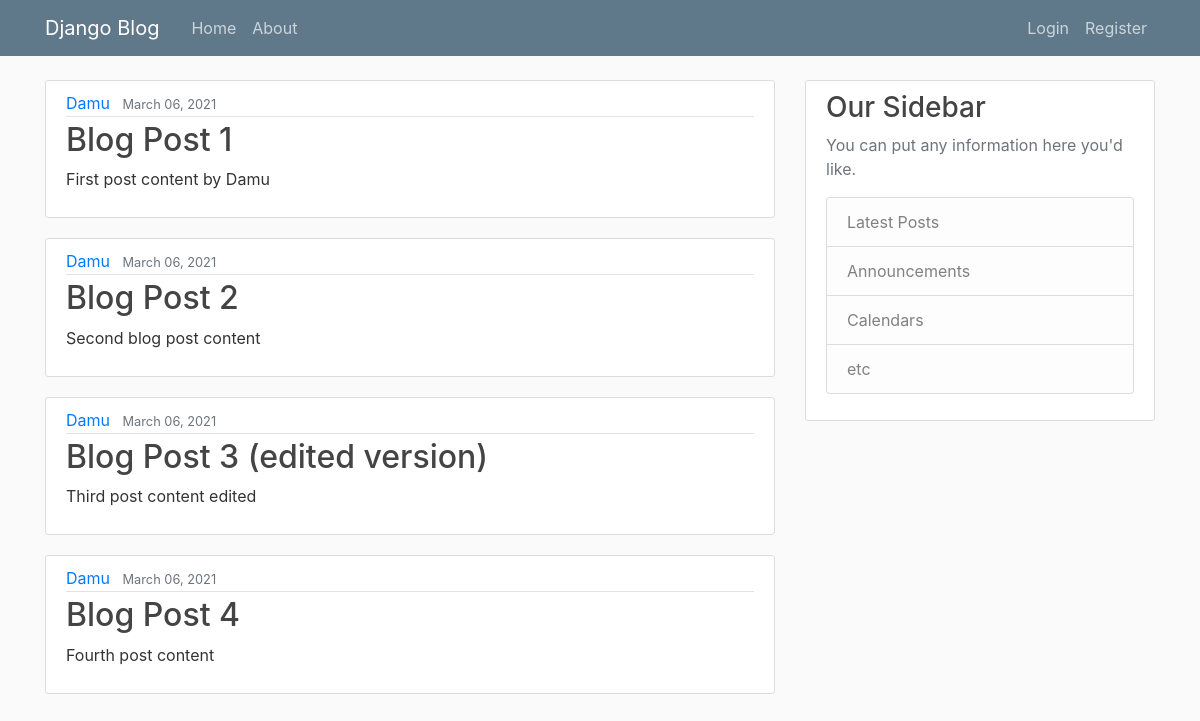
The page / on the database its author committed.
### blog_app/models.py (models this page shows, shortened)
class Post(models.Model):
    author = models.ForeignKey(User , on_delete=models.CASCADE)
    content = models.TextField()
    title = models.CharField(max_length=100)
    date_posted = models.DateTimeField(default=timezone.now)

### blog_app/views.py (the view)
# urls.py: path('', views.home,name='home'),
def home(request):
    context={
        'posts' : Post.objects.all()
    }
    return render(request,"blog_app/home.html",context)

### blog_app/templates/blog_app/home.html
{% extends "blog_app/base.html" %}
{% block content %}
{% for post in posts %}
    <article class="media content-section">
      <div class="media-body">
        <div class="article-metadata">
          <a class="mr-2" href="#">{{ post.author }}</a>
          <small class="text-muted">{{ post.date_posted|date:"F d, Y" }}</small>
        </div>
        <h2><a class="article-title" href="#">{{ post.title }}</a></h2>
        <p class="article-content">{{ post.content }}</p>
      </div>
    </article>
{% endfor %}
{% endblock content %}

### blog_app/templates/blog_app/base.html (shortened to what this page needs)
{% load static %}
<!DOCTYPE html>
<html lang="en">
<head>
    <link rel="stylesheet" href="https://maxcdn.bootstrapcdn.com/bootstrap/4.0.0/css/bootstrap.min.css">
    <link  rel="stylesheet" type="text/css" href="{% static "blog_app/main.css" %}">
</head>
<body>
        <header class="site-header">
          <nav class="navbar navbar-expand-md navbar-dark bg-steel fixed-top">
            <div class="container">
              <a class="navbar-brand mr-4" href="/">Django Blog</a>
              <div class="collapse navbar-collapse" id="navbarToggle">
                <div class="navbar-nav mr-auto">
                  <a class="nav-item nav-link" href="/">Home</a>
                  <a class="nav-item nav-link" href="/about">About</a>
                </div>
                <div class="navbar-nav">
                  {% if user.is_authenticated %}
                      <a class="nav-item nav-link" href="{% url 'logout' %}">Logout</a>
                      <a class="nav-item nav-link" href="{% url 'profile' %}">Profile</a>
                  {% else %}
                      <a class="nav-item nav-link" href="{% url 'login' %}">Login</a>
                      <a class="nav-item nav-link" href="{% url 'register' %}">Register</a>
                  {% endif %}
                </div>
              </div>
            </div>
          </nav>
        </header>
         <main role="main" class="container">
              <div class="row">
                <div class="col-md-8">
                  {% block content %}{% endblock %}
                </div>
                <div class="col-md-4">
                  <div class="content-section">
                    <h3>Our Sidebar</h3>
                    <p class='text-muted'>You can put any information here you'd like.
                      <ul class="list-group">
                        <li class="list-group-item list-group-item-light">Latest Posts</li>
                        <li class="list-group-item list-group-item-light">Announcements</li>
                        <li class="list-group-item list-group-item-light">Calendars</li>
                        <li class="list-group-item list-group-item-light">etc</li>
                      </ul>
                    </p>
                  </div>
                </div>
              </div>
            </main>
</body>
</html>

### blog_app/static/blog_app/main.css (style rules this page uses)
body { background: #fafafa; color: #333333; margin-top: 5rem; }
h1, h2, h3, h4, h5, h6 { color: #444444; }
ul { margin: 0; }
.bg-steel { background-color: #5f788a; }
.site-header .navbar-nav .nav-link { color: #cbd5db; }
.content-section { background: #ffffff; padding: 10px 20px; border: 1px solid #dddddd; border-radius: 3px; margin-bottom: 20px; }
.article-title { color: #444444; }
.article-content { white-space: pre-line; }
.article-metadata { padding-bottom: 1px; margin-bottom: 4px; border-bottom: 1px solid #e3e3e3 }

### rows shown on the page
Post: author "Damu", date_posted "March 06, 2021", title "Blog Post 1", content "First post content by Damu"
Post: author "Damu", date_posted "March 06, 2021", title "Blog Post 2", content "Second blog post content"
Post: author "Damu", date_posted "March 06, 2021", title "Blog Post 3 (edited version)", content "Third post content edited"
Post: author "Damu", date_posted "March 06, 2021", title "Blog Post 4", content "Fourth post content"
